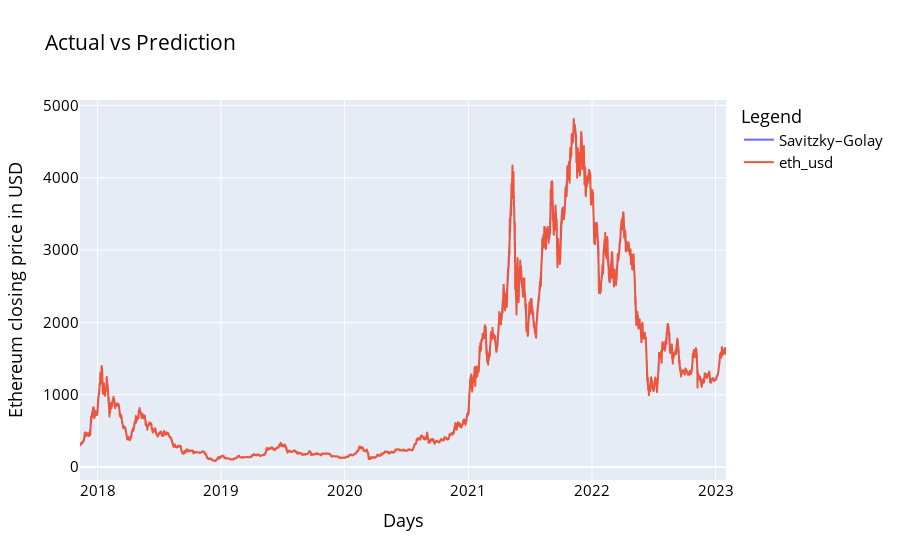

This figure's notebook cell:
### Code cell
df_plot = pd.DataFrame({'Savitzky–Golay':df['savgol'], 'eth_usd': df['Close']})
import plotly.express as px
fig = px.line(df_plot, x=df_plot.index.values, y=df_plot.columns,
              title='custom tick labels')
fig.update_layout(title_text='Actual vs Prediction', 
                   font_size=15, font_color='black', legend_title_text='Legend')
fig.update_xaxes(title='Days')
fig.update_yaxes(title='Ethereum closing price in USD')
fig.show()

### Figure 1 — Plotly figure (JSON) as saved in the notebook; plotly's stock layout.template omitted (floating-point values rounded to 4 significant figures; data arrays with more than 128 entries replaced by an {"elided": "..."} marker saying what was removed)
{"data": [{"hovertemplate": "variable=Savitzky–Golay<br>x=%{x}<br>value=%{y}<extra></extra>", "legendgroup": "Savitzky–Golay", "line": {"color": "#636efa", "dash": "solid"}, "marker": {"symbol": "circle"}, "mode": "lines", "name": "Savitzky–Golay", "showlegend": true, "type": "scattergl", "x": {"elided": "1910 str values"}, "xaxis": "x", "y": {"elided": "1910 float values"}, "yaxis": "y"}, {"hovertemplate": "variable=eth_usd<br>x=%{x}<br>value=%{y}<extra></extra>", "legendgroup": "eth_usd", "line": {"color": "#EF553B", "dash": "solid"}, "marker": {"symbol": "circle"}, "mode": "lines", "name": "eth_usd", "showlegend": true, "type": "scattergl", "x": {"elided": "1910 str values"}, "xaxis": "x", "y": {"elided": "1910 float values"}, "yaxis": "y"}], "layout": {"font": {"color": "black", "size": 15}, "legend": {"title": {"text": "Legend"}, "tracegroupgap": 0}, "title": {"text": "Actual vs Prediction"}, "xaxis": {"anchor": "y", "domain": [0, 1], "title": {"text": "Days"}}, "yaxis": {"anchor": "x", "domain": [0, 1], "title": {"text": "Ethereum closing price in USD"}}}}
